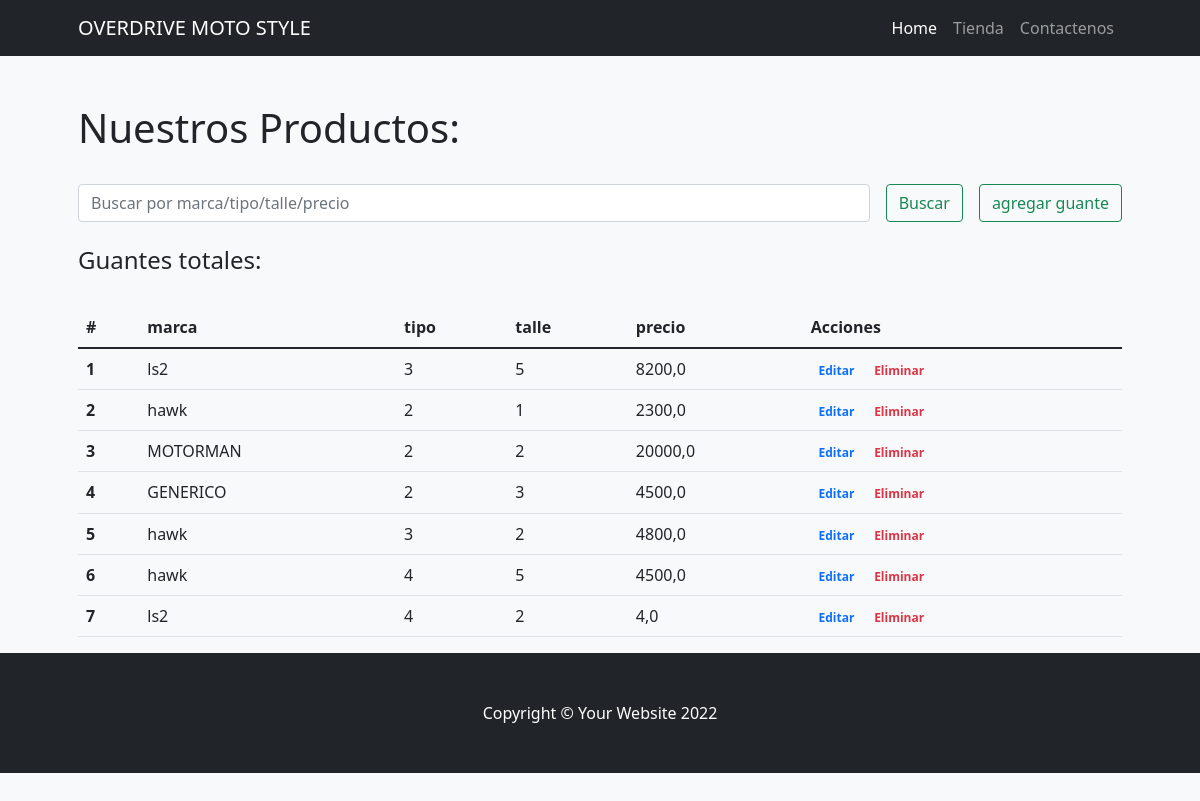
The page /tiendaapp/guantes/ on the database its author committed.
### tiendaapp/models.py (models this page shows)
class guante(models.Model):
    marca = models.CharField("Marca", max_length=30)
    TIPO= (
    (1, "invierno"),
    (2, "verano"),
    (3, "4 estaciones"),
    )
    tipo = models.PositiveSmallIntegerField("Tipo", choices=TIPO)
    TALLES= (
    (1, "XS"),
    (2, "S"),
    (3, "M"),
    (4, "L" ),
    (5, "XL"),
    (6, "XXL"),
    )
    talle = models.PositiveSmallIntegerField("Talle", choices=TALLES)
    precio = models.FloatField ("Precio $")

### tiendaapp/views.py (the view, shortened to what this page needs)
# urls.py: path('guantes/', guantes, name = 'guantes'),
def guantes (request):
    guantes = guante.objects.all()
    return render(request, 'tiendaapp/guantes.html', {"guantes":guantes, "search":False})

### tiendaapp/templates/tiendaapp/guantes.html (shortened to what this page needs)
{% extends 'tiendaapp/base.html' %}
{% load static %}
{% block contenidoPagina %}
<section class="bg-light py-5">
    <div class="container px-5">
        <h1>Nuestros Productos:</h1>
        <br>
        <div class="row gx-5 justify-content-center">
            <div class="col-lg-12">
                <form class="d-flex my-2 my-lg-0" action="" method="post">
                    <input class="flex-grow-0 form-control mr-sm-2" type="search" name="search" placeholder="Buscar por marca/tipo/talle/precio" aria-label="Search">
                    <button class="btn btn-outline-success text-nowrap ms-3 my-2 my-sm-0" type="submit">  Buscar</button>
                    <a class="btn btn-outline-success text-nowrap ms-3 my-2 my-sm-0" href="{% url 'crear_guante'%}">  agregar guante</a>
                </form>
            </div>
        </div>
        <br>
        <h4>Guantes
            {% if search %}
                para "{{busqueda}}":
            {% else %}
                totales:
            {% endif %}
        </h4>
        <br>
        <div class="row gx-5 justify-content-center">
            <div class="col-lg-20 table-responsive">
                <table class="table table-theme">
                    <thead>
                        <tr>
                            <th scope="col">#</th>
                            <th scope="col">marca</th>
                            <th scope="col">tipo</th>
                            <th scope="col">talle</th>
                            <th scope="col">precio</th>
                            <th scope="col">Acciones</th>
                        </tr>
                    </thead>
                    <tbody>
                        {% for guante in guantes %}
                            <tr>
                                <th scope="row">{{forloop.counter}}</th>
                                <td>{{guante.marca}}</td>
                                <td>{{guante.tipo}}</td>
                                <td>{{guante.talle}}</td>
                                <td>{{guante.precio}}</td>
                                <td>
                                    <a href="{% url 'editar_guante' guante.id %}" class="text-primary badge badge-primary text-decoration-none">  Editar</a>
                                    <a href="{% url 'eliminar_guante' guante.id %}" class="text-danger badge badge-danger text-decoration-none">  Eliminar</a>
                                </td>
                            </tr>
                        {% endfor %}
                    </tbody>
                </table>
            </div>
        </div>
    </div>
{% endblock %}

### rows shown on the page
guante: marca "ls2", tipo "3", talle "5", precio "8200,0"
guante: marca "hawk", tipo "2", talle "1", precio "2300,0"
guante: marca "MOTORMAN", tipo "2", talle "2", precio "20000,0"
guante: marca "GENERICO", tipo "2", talle "3", precio "4500,0"
guante: marca "hawk", tipo "3", talle "2", precio "4800,0"
guante: marca "hawk", tipo "4", talle "5", precio "4500,0"
guante: marca "ls2", tipo "4", talle "2", precio "4,0"
